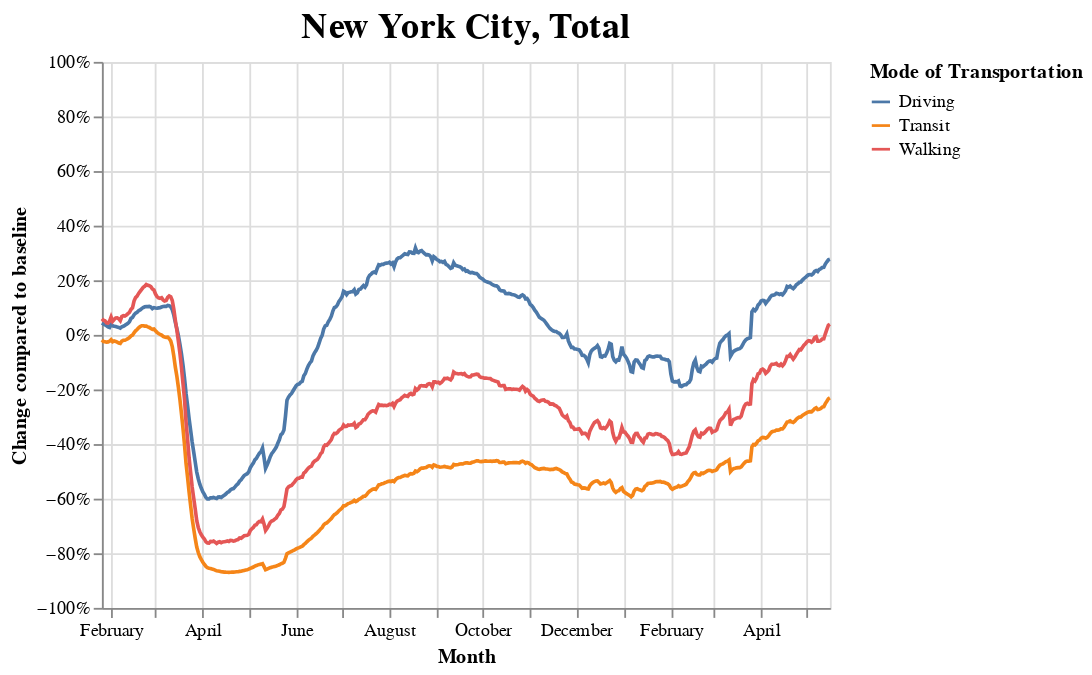

Here is the notebook cell this chart was saved with:
### Code cell
import altair as alt

source = nyc

chart = alt.Chart(source).mark_line().encode(
    x=alt.X('Date', title="Month"),
    y=alt.Y('Change compared to baseline', axis=alt.Axis(format='%'), scale=alt.Scale(domain=(-1, 1))),
    color='Mode of Transportation'
).properties(
    title='New York City, Total'
)

chart.configure_title(
    fontSize=20,
    font='Helvetica',
    anchor='middle',
    color='black'
)

### Figure 1 — Vega-Lite specification as saved in the notebook (floating-point values rounded to 4 significant figures; data arrays with more than 128 entries replaced by an {"elided": "..."} marker saying what was removed)
{"config": {"view": {"continuousWidth": 400, "continuousHeight": 300}, "title": {"anchor": "middle", "color": "black", "font": "Helvetica", "fontSize": 20}}, "data": {"name": "data-e027eefa02b666e10b073c2e1be2b444"}, "mark": "line", "encoding": {"color": {"type": "nominal", "field": "Mode of Transportation"}, "x": {"type": "temporal", "field": "Date", "title": "Month"}, "y": {"type": "quantitative", "axis": {"format": "%"}, "field": "Change compared to baseline", "scale": {"domain": [-1, 1]}}}, "title": "New York City, Total", "$schema": "https://vega.github.io/schema/vega-lite/v4.8.1.json", "datasets": {"data-e027eefa02b666e10b073c2e1be2b444": {"elided": "1431 records"}}}
